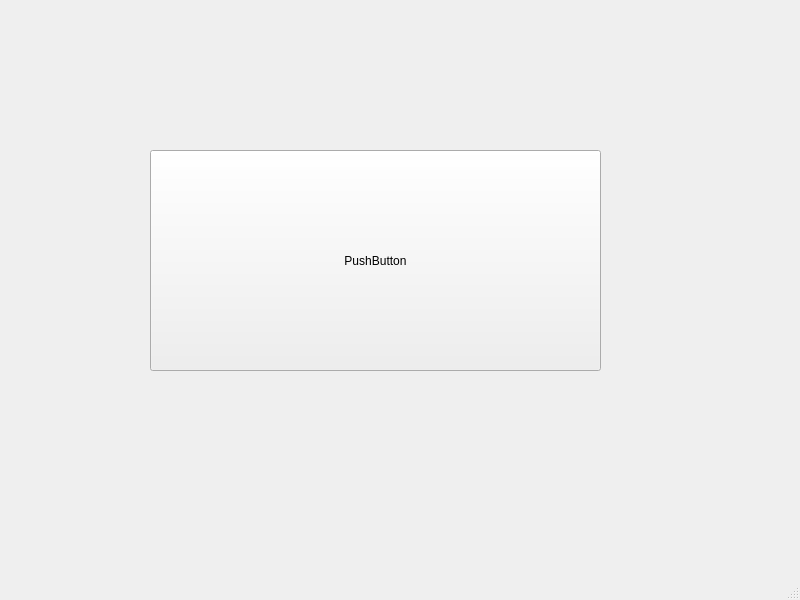
<?xml version="1.0" encoding="UTF-8"?>
<ui version="4.0">
 <class>MainWindow</class>
 <widget class="QMainWindow" name="MainWindow">
  <property name="geometry">
   <rect>
    <x>0</x>
    <y>0</y>
    <width>800</width>
    <height>600</height>
   </rect>
  </property>
  <property name="windowTitle">
   <string>MainWindow</string>
  </property>
  <widget class="QWidget" name="centralwidget">
   <widget class="QPushButton" name="button">
    <property name="geometry">
     <rect>
      <x>150</x>
      <y>150</y>
      <width>451</width>
      <height>221</height>
     </rect>
    </property>
    <property name="text">
     <string>PushButton</string>
    </property>
   </widget>
  </widget>
  <widget class="QMenuBar" name="menubar">
   <property name="geometry">
    <rect>
     <x>0</x>
     <y>0</y>
     <width>800</width>
     <height>21</height>
    </rect>
   </property>
  </widget>
  <widget class="QStatusBar" name="statusbar"/>
 </widget>
 <resources/>
 <connections/>
</ui>
